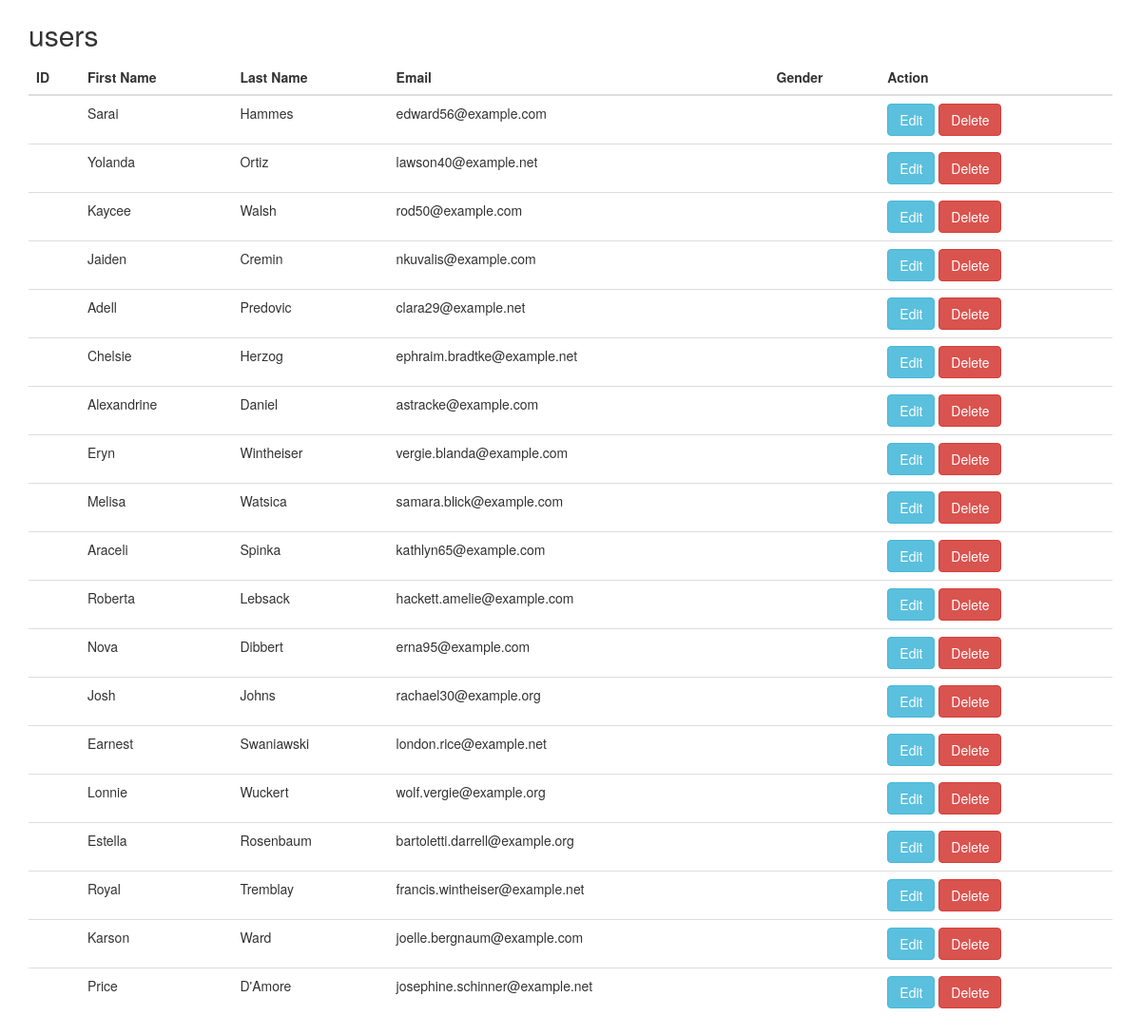
The app's page /crud/view.php with its own data.
### tables this page shows
CREATE TABLE users (id INT(255), firstname VARCHAR(255), lastname VARCHAR(255), email VARCHAR(255), gender VARCHAR(255));

### crud/view.php (the view, shortened to what this page needs)
<?php
include "config.php";
$sql = "SELECT * FROM users";
$result = $conn->query($sql);
?>
<!DOCTYPE html>
<html>
<head>
<link rel="stylesheet" href="https://maxcdn.bootstrapcdn.com/bootstrap/3.4.0/css/bootstrap.min.css">
</head>
<body>
    <div class="container">
        <h2>users</h2>
<table class="table">
    <thead>
        <tr>
        <th>ID</th>
        <th>First Name</th>
        <th>Last Name</th>
        <th>Email</th>
        <th>Gender</th>
        <th>Action</th>
    </tr>
    </thead>
    <tbody>
        <?php
            if ($result->num_rows > 0) {
                while ($row = $result->fetch_assoc()) {
        ?>
                    <tr>
                    <td><?php echo $row['id']; ?></td>
                    <td><?php echo $row['firstname']; ?></td>
                    <td><?php echo $row['lastname']; ?></td>
                    <td><?php echo $row['email']; ?></td>
                    <td><?php echo $row['gender']; ?></td>
                    <td><a class="btn btn-info" href="update.php?id=<?php echo $row['id']; ?>">Edit</a>&nbsp;<a class="btn btn-danger" href="delete.php?id=<?php echo $row['id']; ?>">Delete</a></td>
                    </tr>
        <?php       }
            }
        ?>
    </tbody>
</table>
    </div>
</body>
</html>

### records on screen
users: firstname "Sarai", lastname "Hammes", email "edward56@example.com"
users: firstname "Yolanda", lastname "Ortiz", email "lawson40@example.net"
users: firstname "Kaycee", lastname "Walsh", email "rod50@example.com"
users: firstname "Jaiden", lastname "Cremin", email "nkuvalis@example.com"
users: firstname "Adell", lastname "Predovic", email "clara29@example.net"
users: firstname "Chelsie", lastname "Herzog", email "ephraim.bradtke@example.net"
users: firstname "Alexandrine", lastname "Daniel", email "astracke@example.com"
users: firstname "Eryn", lastname "Wintheiser", email "vergie.blanda@example.com"
users: firstname "Melisa", lastname "Watsica", email "samara.blick@example.com"
users: firstname "Araceli", lastname "Spinka", email "kathlyn65@example.com"
users: firstname "Roberta", lastname "Lebsack", email "hackett.amelie@example.com"
users: firstname "Nova", lastname "Dibbert", email "erna95@example.com"
users: firstname "Josh", lastname "Johns", email "rachael30@example.org"
users: firstname "Earnest", lastname "Swaniawski", email "london.rice@example.net"
users: firstname "Lonnie", lastname "Wuckert", email "wolf.vergie@example.org"
users: firstname "Estella", lastname "Rosenbaum", email "bartoletti.darrell@example.org"
users: firstname "Royal", lastname "Tremblay", email "francis.wintheiser@example.net"
users: firstname "Karson", lastname "Ward", email "joelle.bergnaum@example.com"
users: firstname "Price", lastname "D'Amore", email "josephine.schinner@example.net"
